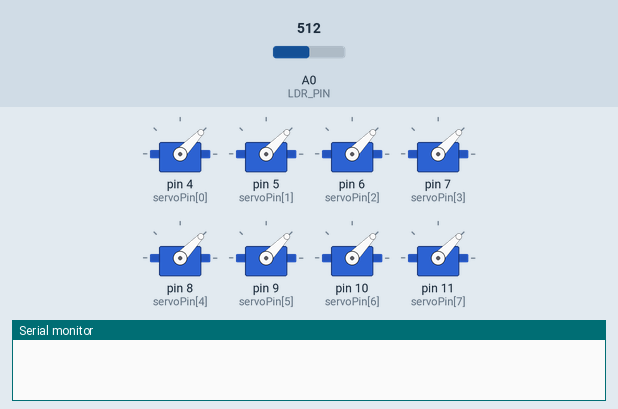
Bench run of a sketch on a simulated Arduino Uno, built with avr-gcc and run on an emulated ATmega328P. Shown: 8 × servo, the last lines printed to the serial monitor. Inputs (shaded band) come from the test bench; at power-on: A0 (LDR_PIN) = 512. Random numbers use the default seed unless the sketch sets one.

Above: at 11.9 s.
At 15.2 s:
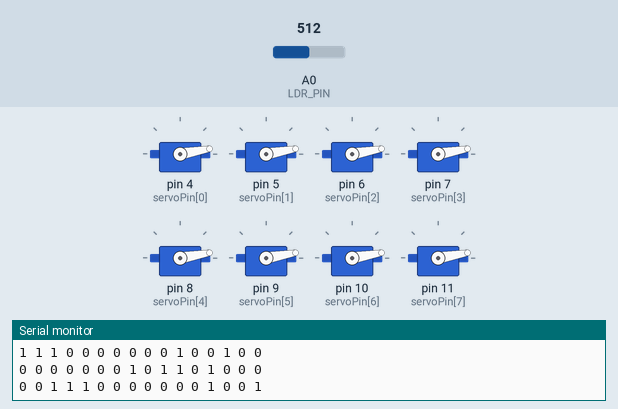
At 18.6 s:
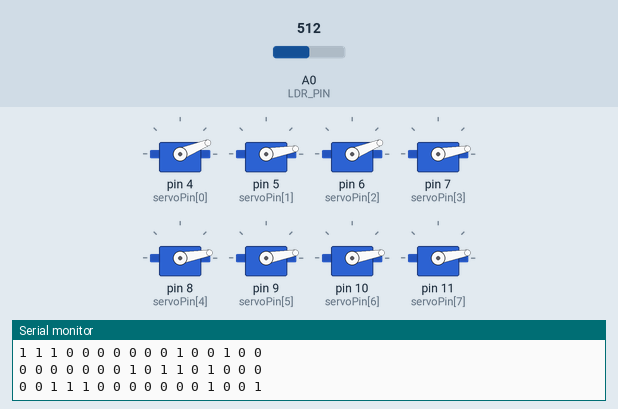
At 21.17 s:
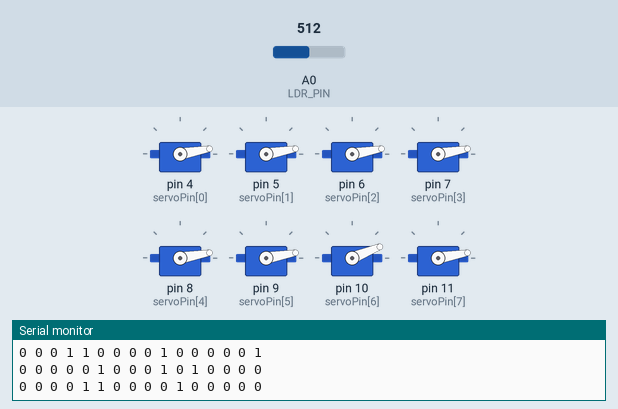
At 26.85 s:
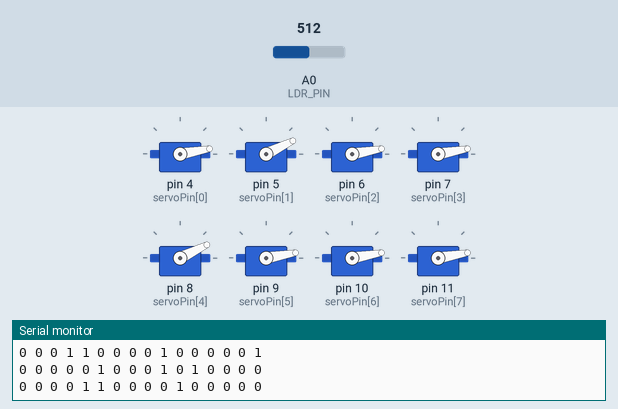
At 39.45 s:
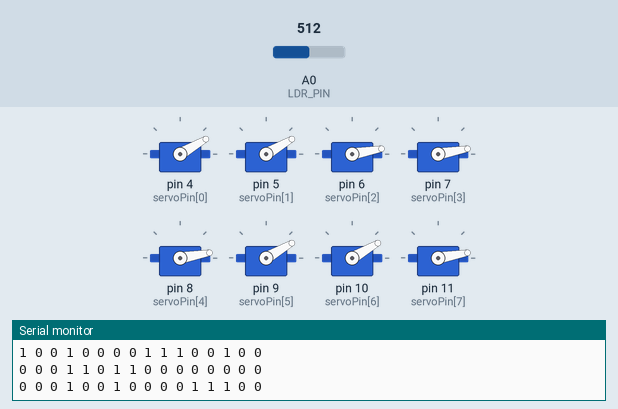
Timing chart, 0 to 40.0 s (numbered marks = the images above):
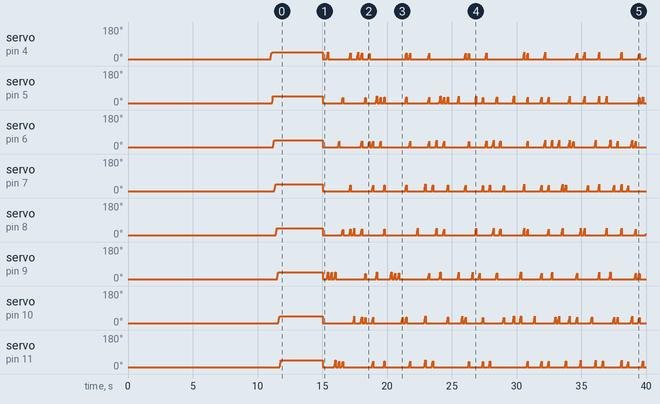

The sketch:

AutoDrum.ino
```cpp
#include <Servo.h>

// Comment the following line to disable debug prints
//#define __DEBUG
// *******************************************************************************
// **                                                                           **
// **              C O N S T A N T S   A N D   P I N   M A P P I N G            **
// **                                                                           **
// *******************************************************************************
// Keep these as define so they can be used in preprocessor statements
#define TOTAL_STEPS               16
#define TOTAL_TRACKS              8

const int  MIN_BPM                = 120;
const int  MAX_BPM                = 300;
const int  BPM_CHG_MIN            = -20;
const int  BPM_CHG_MAX            = 20;

// Servo params --
const byte SERVO_UPDATE_INT       = 10;
const byte SERVO_INCREMENT        = 4;
const byte SERVO_INITIALPOS       = 10;
const byte HIT_SERVO_ANGLE        = 45;

// Sequence params
const byte MAX_POLYPHONY          = 4;

const byte MIN_TRANSITION_REP     = 0;
const byte MAX_TRANSITION_REP     = 1;

const byte MIN_PATTERN_REP        = 1;
const byte MAX_PATTERN_REP        = 1;

// T PARAMS ------
const byte T_MIN_MARK             = 4;
const byte T_MAX_MARK             = 7;
// CT PARAMS -----
const byte CT_MIN_OMIT            = 0;
const byte CT_MAX_OMIT            = 0;
// TD PARAMS -----
const byte TD_MIN_DELAY           = 1;
const byte TD_MAX_DELAY           = 3;
const byte TD_MIN_OMIT            = 0;
const byte TD_MAX_OMIT            = 0;
// CTD PARAMS ----
const byte CTD_MIN_DELAY          = 1;
const byte CTD_MAX_DELAY          = 3;
const byte CTD_MIN_OMIT           = 0;
const byte CTD_MAX_OMIT           = 0;
// TI PARAMS -----
const byte TI_MIN_OMIT            = 0;
const byte TI_MAX_OMIT            = 0;
// CTI PARAMS ----
const byte CTI_MIN_OMIT           = 0;
const byte CTI_MAX_OMIT           = 0;
// TID PARAMS ----
const byte TID_MIN_DELAY          = 1;
const byte TID_MAX_DELAY          = 3;
const byte TID_MIN_OMIT           = 0;
const byte TID_MAX_OMIT           = 0;
// CTID PARAMS ---
const byte CTID_MIN_DELAY          = 1;
const byte CTID_MAX_DELAY          = 3;
const byte CTID_MIN_OMIT           = 0;
const byte CTID_MAX_OMIT           = 0;


// Auto-select data type for each track row
#if TOTAL_STEPS <= 8
typedef byte _tRow;
#else
#if TOTAL_STEPS <= 16
typedef unsigned short _tRow;
#else
typedef unsigned long _tRow;
#endif
#endif

// PINS ------------------------------------
const int LDR_PIN                       = A0;

// Servo pins -----------------------
const int servoPin[TOTAL_TRACKS]        = { 4, 5, 6, 7, 8, 9, 10, 11};
enum {
  _T, _CT, _TD, _CTD, _TI, _CTI, _TID, _CTID
};

// *******************************************************************************
// **                                                                           **
// **                   S E R V O   S W E E P E R   C L A S S                   **
// **                                                                           **
// *******************************************************************************
class Sweeper {
    int pos;                  // current servo position
    bool moving;
    int  updateInterval;      // interval between updates
    unsigned long lastUpdate; // last update of position
    int incstep;              // increment to move for each interval

  public:
    Servo servo;              // the servo

    Sweeper() {
      pos = -1;
      setParams (0, 0);
    }

    void setTargetPos (int p) {
      if (pos == p) return;
      pos = p;
      servo.write (p);
    }
    void setParams (int interval, int is) {
      updateInterval = interval;
      incstep = is;
      moving = false;
    }

    bool isMoving(){
      return moving;
    }

    void attach(int pin) {
      servo.attach(pin);
      setTargetPos (SERVO_INITIALPOS);
    }

    void detach() {
      servo.detach();
    }

    void beat() {
      moving = true;
      lastUpdate = millis();
    }

    void update() {
      unsigned long curTime = millis();
      int targetPos;

      if (moving) {
        if ((curTime - lastUpdate) >= updateInterval) {
          lastUpdate = curTime;
          targetPos = constrain(pos + incstep, SERVO_INITIALPOS, HIT_SERVO_ANGLE + 1);
          if (pos < HIT_SERVO_ANGLE) {
            setTargetPos (targetPos);
          } else {
            moving = false;
          }
        }
      } else {
        // If the servo is not moving, update in real-time the position according to the
        // current value of initialServoPos
        setTargetPos max(targetPos - 1, SERVO_INITIALPOS);
      }
    }
};

// *******************************************************************************
// **                                                                           **
// **                        G L O B A L   D A T A                              **
// **                                                                           **
// *******************************************************************************
volatile word    stepInterval       = 60000/ (MIN_BPM + (MAX_BPM - MIN_BPM)/2);
volatile byte    currentStep        = 0;
volatile byte    curRepetition      = 0;
volatile byte    targetRepetitions  = 0;
volatile word    msCounter;
volatile boolean playing            = true;
volatile byte    stillTransitioning = 0;
volatile byte    currentLeadTrack   = 0;
volatile word    patternNumber      = 0;
volatile long    prevSeed;

// Global Data arrays
_tRow   pattern1[TOTAL_TRACKS+1];
_tRow   pattern2[TOTAL_TRACKS+1];

_tRow   *curTrackData  = pattern1;
_tRow   *prevTrackData = pattern2;
char    transitionCounter[TOTAL_TRACKS];
Sweeper sweeper[TOTAL_TRACKS];
// *******************************************************************************
// **                                                                           **
// **                         R A N D O M   H E L P E R S                       **
// **                                                                           **
// *******************************************************************************
class StepPool {
    char availablePos[TOTAL_STEPS];
    char maxPosIndex;

  public:
    StepPool() {
      reset();
    }

    void reset() {
      for (char p = 0; p < TOTAL_STEPS; p++) availablePos[p] = p;
      resetLimit();
    }

    void resetLimit() {
      maxPosIndex = TOTAL_STEPS - 1;
    }

    void removeFromSetByIndex(char i) {
      if (i < 0 || i > maxPosIndex) return;

      if (i != maxPosIndex) {
        char p = availablePos[i];
        availablePos[i] = availablePos[maxPosIndex];
        availablePos[maxPosIndex] = p;
      }

      // Adjust the array limit
      if (maxPosIndex > 0) {
        maxPosIndex--;
      } else {
        resetLimit();
      }
    }

    void removeFromSetByValue(char v) {
      for (char i = 0; i <= maxPosIndex; i++) {
        if (availablePos[i] == v) {
          removeFromSetByIndex (i);
          return;
        }
      }
    }

    byte getRandomPosition() {
      char i = random(0, maxPosIndex + 1);
      char p = availablePos[i];

      removeFromSetByIndex (i);
      return p;
    }
};

// *******************************************************************************
// **                                                                           **
// **                    P A T T E R N   G E N E R A T I O N                    **
// **                                                                           **
// *******************************************************************************
// Bit set/get macros
#define setTrackStep(tr, b)  tr |= (_tRow)(1 << b)
#define clrTrackStep(tr, b)  tr &= ~(_tRow)(1 << b)
#define getTrackStep(tr, b)  (tr & (1 << b))
// Track limit macro
#define TRACKN(t) ((t) % TOTAL_TRACKS)

void printPatternRow(_tRow r) {
  char b;
  for (b = 0; b < TOTAL_STEPS; b++) {
    Serial.print(r & 1 ? "1 " : "0 ");
    r >>= 1;
  }
  Serial.println("");
}

char countMarkedSteps(_tRow row) {
  char count = 0;

  for (char p = 0; p < TOTAL_STEPS; p++) {
    if (row & 1) count++;
    row >>= 1;
  }

  return count;
}

_tRow reverseRow (_tRow row) {
  _tRow resRow = 0;

  for (char p = 0; p < TOTAL_STEPS; p++) {
    if (row & 1) setTrackStep(resRow, TOTAL_STEPS - 1 - p);
    row >>= 1;
  }
  return resRow;
}

_tRow counterRow (_tRow row) {
  _tRow resRow = 0;

  for (char p = 0; p < TOTAL_STEPS; p++) {
    if (!(row & 1)) setTrackStep(resRow,  p);
    row >>= 1;
  }
  return resRow;
}

_tRow patternFromPool (StepPool *pool, char markTotal) {
  _tRow row = 0;
  for (char m = 0; m < markTotal; m++) setTrackStep (row, pool->getRandomPosition());
  return row;
}

_tRow createPattern (char mark_min, char mark_max) {
  char  to_mark = min(random(mark_min, mark_max + 1), TOTAL_STEPS);
  StepPool step_pool;
  return patternFromPool (&step_pool, to_mark);
}

_tRow doCopyPattern (_tRow src, char omit_min, char omit_max) {
  char to_omit     = min(random(omit_min, omit_max + 1), TOTAL_STEPS);
  char avail_marks = countMarkedSteps(src);
  char to_mark     = max(0, avail_marks - to_omit);

  // DEBUG ----
  //Serial.print("Omitting ");
  //Serial.print(to_omit, DEC);
  //Serial.print(", Marking ");
  //Serial.print(to_mark, DEC);
  //Serial.print(" / ");
  //Serial.println(avail_marks, DEC);
  // ----------

  if (to_mark < 1) return 0;

  // Create a pool of the positions available for us to mark, extracted from the
  // source pattern
  char p = 0;
  StepPool step_pool;
  for (p = 0; p < TOTAL_STEPS; p++) {
    if (!(src & 1)) step_pool.removeFromSetByValue(p);
    src >>= 1;
  }
  return patternFromPool (&step_pool, to_mark);
}

_tRow doCounterPattern (_tRow src, char omit_min, char omit_max) {
  // For the counter patterns we want AT MOST as many beats as there were on the
  // original track, so we will adjust the omit constant to accomodate this constraint
  char src_beats = countMarkedSteps(src);
  char omit_base = (TOTAL_STEPS - src_beats) - src_beats;
  return doCopyPattern (counterRow(src), omit_base + omit_min, omit_base + omit_max);
}


_tRow doReversePattern (_tRow src, char omit_min, char omit_max) {
  return doCopyPattern (reverseRow(src), omit_min, omit_max);
}

_tRow doDelayedPattern (_tRow src, char min_delay, char max_delay, char omit_min, char omit_max) {
  char delay_n = min(random(min_delay, max_delay + 1), TOTAL_STEPS);
  return doCopyPattern ((_tRow)(src << delay_n), omit_min, omit_max);
}

// *******************************************************************************
// **                                                                           **
// **                    S T E P   D A T A   H A N D L I N G                    **
// **                                                                           **
// *******************************************************************************
void fixPolyphony (char max_per_step, char trackStart) {
  char n, t, s;
  char markCount;

  for (s = 0; s < TOTAL_STEPS; s++) {
    markCount = 0;
    for (n = 0; n < TOTAL_TRACKS; n++) {
      t = (n + trackStart) % TOTAL_TRACKS;
      if (getTrackStep(curTrackData[t], s)) markCount++;
      if (markCount > max_per_step) clrTrackStep (curTrackData[t], s);
    }
  }
}

void newBPM(){
  long curBPM = 60000/stepInterval;
  curBPM += random (BPM_CHG_MIN, BPM_CHG_MAX+1);
  curBPM = constrain (curBPM, MIN_BPM, MAX_BPM);
  stepInterval = 60000/curBPM;
#ifdef __DEBUG
  Serial.print("New BPM is ");
  Serial.print(curBPM, DEC);
  Serial.print(". Interval = ");
  Serial.println(stepInterval);
#endif
}

void generateCurrentTrack(){
  char n;

#ifdef __DEBUG
  Serial.print("Random Seed: ");
  Serial.print(prevSeed, DEC);
  Serial.print(" -> ");
#endif
  prevSeed += analogRead(LDR_PIN);
#ifdef __DEBUG
  Serial.println(prevSeed, DEC);
  randomSeed(prevSeed);
#endif

  Serial.print("Pattern ");
  Serial.print(patternNumber);
  Serial.println(" --");

  byte off = currentLeadTrack;
  curTrackData[TRACKN(_T+off)]    = createPattern(T_MIN_MARK, T_MAX_MARK);
  curTrackData[TRACKN(_CT+off)]   = doCounterPattern(curTrackData[TRACKN(_T+off)]  , CT_MIN_OMIT    , CT_MAX_OMIT);
  curTrackData[TRACKN(_TD+off)]   = doDelayedPattern(curTrackData[TRACKN(_T+off)]  , TD_MIN_DELAY   , TD_MAX_DELAY   , TD_MIN_OMIT   , TD_MAX_OMIT);
  curTrackData[TRACKN(_CTD+off)]  = doDelayedPattern(curTrackData[TRACKN(_CT+off)] , CTD_MIN_DELAY  , CTD_MAX_DELAY  , CTD_MIN_OMIT  , CTD_MAX_OMIT);
  curTrackData[TRACKN(_TI+off)]   = doReversePattern(curTrackData[TRACKN(_T+off)]  , TI_MIN_OMIT    , TI_MAX_OMIT);
  curTrackData[TRACKN(_CTI+off)]  = doCounterPattern(curTrackData[TRACKN(_TI+off)] , CTI_MIN_OMIT   , CTI_MAX_OMIT);
  curTrackData[TRACKN(_TID+off)]  = doDelayedPattern(curTrackData[TRACKN(_TI+off)] , TID_MIN_DELAY  , TID_MAX_DELAY  , TID_MIN_OMIT  , TID_MAX_OMIT);
  curTrackData[TRACKN(_CTID+off)] = doDelayedPattern(curTrackData[TRACKN(_CTI+off)], CTID_MIN_DELAY , CTID_MAX_DELAY , CTID_MIN_OMIT , CTID_MAX_OMIT);

#ifdef __DEBUG
  Serial.print(TRACKN(_T+off), DEC);
  Serial.print(": T    : ");
  printPatternRow(curTrackData[TRACKN(_T+off)]);
  Serial.print(TRACKN(_CT+off), DEC);
  Serial.print(": CT   : ");
  printPatternRow(curTrackData[TRACKN(_CT+off)]);
  Serial.print(TRACKN(_TD+off), DEC);
  Serial.print(": TD   : ");
  printPatternRow(curTrackData[TRACKN(_TD+off)]);
  Serial.print(TRACKN(_CTD+off), DEC);
  Serial.print(": CTD  : ");
  printPatternRow(curTrackData[TRACKN(_CTD+off)]);
  Serial.print(TRACKN(_TI+off), DEC);
  Serial.print(": TI   : ");
  printPatternRow(curTrackData[TRACKN(_TI+off)]);
  Serial.print(TRACKN(_CTI+off), DEC);
  Serial.print(": CTI  : ");
  printPatternRow(curTrackData[TRACKN(_CTI+off)]);
  Serial.print(TRACKN(_TID+off), DEC);
  Serial.print(": TID  : ");
  printPatternRow(curTrackData[TRACKN(_TID+off)]);
  Serial.print(TRACKN(_CTID+off), DEC);
  Serial.print(": CTID : ");
  printPatternRow(curTrackData[TRACKN(_CTID+off)]);
#else
  for (n = 0; n < TOTAL_TRACKS; n++) {
      printPatternRow(curTrackData[TRACKN(n+off)]);
    }
#endif

  // Count the number of steps
  char s, markCount, maxSteps  = 0;
  for (s = 0; s < TOTAL_STEPS; s++) {
    markCount = 0;
    for (n = 0; n < TOTAL_TRACKS; n++) {
      if (getTrackStep(curTrackData[n], s)) markCount++;
    }
    if (markCount > maxSteps) maxSteps = markCount;
  }
#ifdef __DEBUG
  Serial.print("Max beat count in a step: ");
  Serial.println(maxSteps, DEC);
#endif

  if (maxSteps > MAX_POLYPHONY) {
    fixPolyphony (MAX_POLYPHONY, currentLeadTrack);
#ifdef __DEBUG
    Serial.print ("Fixing polyphony starting at track #");
    Serial.print (currentLeadTrack, DEC);
    Serial.print (" with limit ");
    Serial.println (MAX_POLYPHONY, DEC);

    for (n = 0; n < TOTAL_TRACKS; n++) {
      Serial.print(TRACKN(n+off), DEC);
      Serial.print(": ");
      printPatternRow(curTrackData[TRACKN(n+off)]);
    }
#endif
  }

#ifdef __DEBUG
  Serial.print ("Lead track: ");
  Serial.println (currentLeadTrack);
#endif

  // Update current lead track
  currentLeadTrack = TRACKN(currentLeadTrack + 1);

  // Select number of repetitions for this new pattern
  curRepetition      = 0;
  targetRepetitions  = random(MIN_PATTERN_REP, MIN_PATTERN_REP+1);

#ifdef __DEBUG
  Serial.print("Target repetitions: ");
  Serial.println(targetRepetitions, DEC);
#endif
  patternNumber++;
}

// *******************************************************************************
// **                                                                           **
// **   A R D U I N O   P R O C S   &   I N T E R R U P T   H A N D L I N G     **
// **                                                                           **
// *******************************************************************************
// TIMER0 INTERRUPT --------------------------------------------
volatile unsigned long rightNow;

// This interrupt is called once a millisecond.
SIGNAL(TIMER0_COMPA_vect) {
  char t;
  rightNow = millis();

  msCounter++;
  if (msCounter < stepInterval) return;

  if (currentStep >= TOTAL_STEPS) {
    // Roll-over to step zero and increase the pattern repetition counter
    currentStep = 0;
    if (stillTransitioning == 0) curRepetition++;

    // See if we need to generate a new pattern ----
    if (curRepetition >= targetRepetitions) {

      // Make the current pattern the "old" pattern
      if (curTrackData == pattern2){
        prevTrackData = pattern2;
        curTrackData  = pattern1;

      }else{
        prevTrackData = pattern1;
        curTrackData  = pattern2;
      }

      // TO-DO: Read LDR for random
      // Generate new track
      generateCurrentTrack();

      // Select transition delays at random
      stillTransitioning = 0;
      for (t = 0; t < TOTAL_TRACKS; t++) {
        transitionCounter[t] = random(MIN_TRANSITION_REP, MAX_TRANSITION_REP+1) ;
        if (transitionCounter[t]) stillTransitioning++;
#ifdef __DEBUG
        Serial.print("Transition time for track ");
        Serial.print(t, DEC);
        Serial.print(" is ");
        Serial.println(transitionCounter[t], DEC);
#endif
      }

      if (!stillTransitioning) {
#ifdef __DEBUG
        Serial.println("No pending transitions ---------------");
#endif
        newBPM();
      }
    }else if (stillTransitioning) {
      // Decrease all transition counters, and re-count the number of tracks still transitioning
      stillTransitioning = 0;
      for (t = 0; t < TOTAL_TRACKS; t++){
        if (transitionCounter[t] > 0) {
          transitionCounter[t]--;
          if (transitionCounter[t] > 0) stillTransitioning++;
        }
      }
      if (!stillTransitioning) {
#ifdef __DEBUG
        Serial.println("All tracks have transitioned ---------");
#endif
        newBPM();
      }
    }
  }

#ifdef __DEBUG
  Serial.print ("Step ");
  Serial.print (currentStep, DEC);
  Serial.print (": ");
#endif
  // Play this step
  for (t = 0; t < TOTAL_TRACKS; t++){
    if (transitionCounter[t]){
      // Use previous track data --------
      if (getTrackStep(prevTrackData[t], currentStep)){
        sweeper[t].beat();
 #ifdef __DEBUG
        Serial.print(t, DEC);
        Serial.print("(P) ");
#endif
      }
    }else {
      // Use current track --------------
      if (getTrackStep(curTrackData[t], currentStep)){
        sweeper[t].beat();
#ifdef __DEBUG
        Serial.print(t, DEC);
        Serial.print(" ");
#endif
      }
    }
  }
#ifdef __DEBUG
  Serial.println("");
#endif
  msCounter = 0;
  currentStep++;
}

// SETUP -------------------------------------------------------
void setup() {
  Serial.begin(9600);

  // Wait a bit before starting
  delay(3000);

  // Initialize sweepers
  for (byte t = 0; t < TOTAL_TRACKS; t++) {
    sweeper[t].attach(servoPin[t]);
    sweeper[t].setParams(SERVO_UPDATE_INT, SERVO_INCREMENT);
    // Wait 1s before moving the next servo
    delay(1000);
  }

  // Test servos
  for (byte t = 0; t < TOTAL_TRACKS; t++) {
    sweeper[t].beat();
    while (sweeper[t].isMoving()) sweeper[t].update();
  }

  // Wait again before we start with everything
  delay(3000);

  Serial.println("< ----- ON ----- >");
  // Init seed
  prevSeed = analogRead(LDR_PIN);

  // Initial pattern
  generateCurrentTrack();

  // Servo/beat update interrupt
  // Timer0 is already used for millis() - we'll just interrupt somewhere
  // in the middle and call the "Compare A" function below
  OCR0A = 0xAF;
  TIMSK0 |= _BV(OCIE0A);

  // TEST
  /*
  Serial.println ("Random test --");
  StepPool step_pool;
  for (char i = 0; i < 32; i++) {
    Serial.println(step_pool.getRandomPosition(), DEC);
  }

  Serial.println ("Count test --");
  Serial.print("Number of 1s in 0: ");
  Serial.println(countMarkedSteps (0), DEC);
  Serial.print("Number of 1s in 1: ");
  Serial.println(countMarkedSteps (1), DEC);
  Serial.print("Number of 1s in 500: ");
  Serial.println(countMarkedSteps ((_tRow)500), DEC);
  Serial.print("Number of 1s in 16357: ");
  Serial.println(countMarkedSteps ((_tRow)16357), DEC);
  Serial.print ("Sizeof _tRow: ");
  Serial.println(sizeof (_tRow), DEC);
  */
}

// LOOP --------------------------------------------------------
void loop() {

  // Update servos
  for (byte s = 0; s < TOTAL_TRACKS; s++) {
    sweeper[s].update();
  }
}
```
